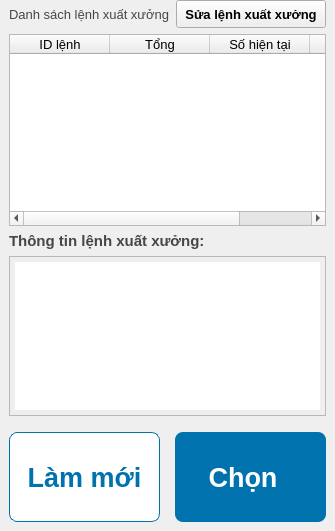
          <widget class="QWidget" name="page_10">
           <layout class="QVBoxLayout" name="verticalLayout_15">
            <property name="spacing">
             <number>6</number>
            </property>
            <property name="leftMargin">
             <number>9</number>
            </property>
            <property name="topMargin">
             <number>0</number>
            </property>
            <property name="rightMargin">
             <number>9</number>
            </property>
            <property name="bottomMargin">
             <number>9</number>
            </property>
            <item>
             <widget class="QFrame" name="frame_11">
              <property name="frameShape">
               <enum>QFrame::NoFrame</enum>
              </property>
              <property name="frameShadow">
               <enum>QFrame::Raised</enum>
              </property>
              <layout class="QVBoxLayout" name="verticalLayout_13">
               <property name="leftMargin">
                <number>0</number>
               </property>
               <property name="topMargin">
                <number>0</number>
               </property>
               <property name="rightMargin">
                <number>0</number>
               </property>
               <property name="bottomMargin">
                <number>0</number>
               </property>
               <item>
                <layout class="QHBoxLayout" name="horizontalLayout_25">
                 <item>
                  <widget class="QLabel" name="label_25">
                   <property name="font">
                    <font>
                     <pointsize>10</pointsize>
                    </font>
                   </property>
                   <property name="styleSheet">
                    <string notr="true">color: #464646;</string>
                   </property>
                   <property name="text">
                    <string>Danh sách lệnh xuất xưởng</string>
                   </property>
                  </widget>
                 </item>
                 <item>
                  <widget class="QPushButton" name="btn_repair_ro_2">
                   <property name="minimumSize">
                    <size>
                     <width>150</width>
                     <height>28</height>
                    </size>
                   </property>
                   <property name="maximumSize">
                    <size>
                     <width>150</width>
                     <height>16777215</height>
                    </size>
                   </property>
                   <property name="font">
                    <font>
                     <pointsize>10</pointsize>
                     <weight>75</weight>
                     <bold>true</bold>
                    </font>
                   </property>
                   <property name="styleSheet">
                    <string notr="true">#btn_repair_ro{ border:1 solid #0072AD; border-radius: 5px; background: #FFFFFF; color:#0072AD; padding: 0px 5px; }
#btn_repair_ro:pressed { border-radius: 5px; border:none; background: #216081; color:#FFFFFF ; padding: 0px 5px; }</string>
                   </property>
                   <property name="text">
                    <string>Sửa lệnh xuất xưởng</string>
                   </property>
                  </widget>
                 </item>
                </layout>
               </item>
               <item>
                <widget class="QTableWidget" name="table_releaser_order_2">
                 <property name="font">
                  <font>
                   <pointsize>10</pointsize>
                  </font>
                 </property>
                 <property name="editTriggers">
                  <set>QAbstractItemView::NoEditTriggers</set>
                 </property>
                 <property name="alternatingRowColors">
                  <bool>true</bool>
                 </property>
                 <property name="selectionBehavior">
                  <enum>QAbstractItemView::SelectRows</enum>
                 </property>
                 <attribute name="horizontalHeaderStretchLastSection">
                  <bool>true</bool>
                 </attribute>
                 <attribute name="verticalHeaderVisible">
                  <bool>false</bool>
                 </attribute>
                 <column>
                  <property name="text">
                   <string>ID lệnh</string>
                  </property>
                  <property name="font">
                   <font>
                    <pointsize>10</pointsize>
                   </font>
                  </property>
                 </column>
                 <column>
                  <property name="text">
                   <string>Tổng</string>
                  </property>
                  <property name="font">
                   <font>
                    <pointsize>10</pointsize>
                   </font>
                  </property>
                 </column>
                 <column>
                  <property name="text">
                   <string>Số hiện tại</string>
                  </property>
                  <property name="font">
                   <font>
                    <pointsize>10</pointsize>
                   </font>
                  </property>
                 </column>
                 <column>
                  <property name="text">
                   <string>Trạng thái</string>
                  </property>
                  <property name="font">
                   <font>
                    <pointsize>10</pointsize>
                   </font>
                  </property>
                 </column>
                </widget>
               </item>
               <item>
                <widget class="QLabel" name="label_26">
                 <property name="font">
                  <font>
                   <pointsize>11</pointsize>
                   <weight>75</weight>
                   <bold>true</bold>
                  </font>
                 </property>
                 <property name="styleSheet">
                  <string notr="true">color: #464646;</string>
                 </property>
                 <property name="text">
                  <string>Thông tin lệnh xuất xưởng:</string>
                 </property>
                </widget>
               </item>
               <item>
                <widget class="QTextEdit" name="rtb_detail_ro_2">
                 <property name="minimumSize">
                  <size>
                   <width>0</width>
                   <height>0</height>
                  </size>
                 </property>
                 <property name="maximumSize">
                  <size>
                   <width>16777215</width>
                   <height>160</height>
                  </size>
                 </property>
                 <property name="font">
                  <font>
                   <pointsize>11</pointsize>
                  </font>
                 </property>
                 <property name="styleSheet">
                  <string notr="true">color:#464646;
padding: 5px 5px;
</string>
                 </property>
                 <property name="readOnly">
                  <bool>true</bool>
                 </property>
                 <property name="html">
                  <string>&lt;!DOCTYPE HTML PUBLIC &quot;-//W3C//DTD HTML 4.0//EN&quot; &quot;http://www.w3.org/TR/REC-html40/strict.dtd&quot;&gt;
&lt;html&gt;&lt;head&gt;&lt;meta name=&quot;qrichtext&quot; content=&quot;1&quot; /&gt;&lt;style type=&quot;text/css&quot;&gt;
p, li { white-space: pre-wrap; }
&lt;/style&gt;&lt;/head&gt;&lt;body style=&quot; font-family:'MS Shell Dlg 2'; font-size:11pt; font-weight:400; font-style:normal;&quot;&gt;
&lt;p style=&quot;-qt-paragraph-type:empty; margin-top:0px; margin-bottom:0px; margin-left:0px; margin-right:0px; -qt-block-indent:0; text-indent:0px;&quot;&gt;&lt;br /&gt;&lt;/p&gt;&lt;/body&gt;&lt;/html&gt;</string>
                 </property>
                </widget>
               </item>
               <item>
                <layout class="QHBoxLayout" name="horizontalLayout_26">
                 <property name="spacing">
                  <number>15</number>
                 </property>
                 <property name="topMargin">
                  <number>10</number>
                 </property>
                 <item>
                  <widget class="QPushButton" name="btn_refresh_format_orders">
                   <property name="sizePolicy">
                    <sizepolicy hsizetype="Preferred" vsizetype="Preferred">
                     <horstretch>0</horstretch>
                     <verstretch>0</verstretch>
                    </sizepolicy>
                   </property>
                   <property name="minimumSize">
                    <size>
                     <width>0</width>
                     <height>90</height>
                    </size>
                   </property>
                   <property name="maximumSize">
                    <size>
                     <width>16777215</width>
                     <height>90</height>
                    </size>
                   </property>
                   <property name="font">
                    <font>
                     <family>Arial</family>
                     <pointsize>20</pointsize>
                     <weight>75</weight>
                     <italic>false</italic>
                     <bold>true</bold>
                    </font>
                   </property>
                   <property name="styleSheet">
                    <string notr="true">#btn_refresh_format_orders{ border:1 solid #0072AD; border-radius: 8px; background: #FFFFFF; color:#0072AD; padding: 0px 5px; }
#btn_refresh_format_orders:pressed { border-radius: 8px; border:none; background: #216081; color:#FFFFFF ; padding: 0px 5px; }</string>
                   </property>
                   <property name="text">
                    <string>Làm mới</string>
                   </property>
                   <property name="iconSize">
                    <size>
                     <width>40</width>
                     <height>40</height>
                    </size>
                   </property>
                  </widget>
                 </item>
                 <item>
                  <widget class="QPushButton" name="btn_format_select">
                   <property name="sizePolicy">
                    <sizepolicy hsizetype="Preferred" vsizetype="Preferred">
                     <horstretch>0</horstretch>
                     <verstretch>0</verstretch>
                    </sizepolicy>
                   </property>
                   <property name="minimumSize">
                    <size>
                     <width>0</width>
                     <height>90</height>
                    </size>
                   </property>
                   <property name="maximumSize">
                    <size>
                     <width>16777215</width>
                     <height>90</height>
                    </size>
                   </property>
                   <property name="sizeIncrement">
                    <size>
                     <width>0</width>
                     <height>0</height>
                    </size>
                   </property>
                   <property name="baseSize">
                    <size>
                     <width>0</width>
                     <height>0</height>
                    </size>
                   </property>
                   <property name="font">
                    <font>
                     <family>Arial</family>
                     <pointsize>20</pointsize>
                     <weight>75</weight>
                     <italic>false</italic>
                     <bold>true</bold>
                    </font>
                   </property>
                   <property name="layoutDirection">
                    <enum>Qt::RightToLeft</enum>
                   </property>
                   <property name="autoFillBackground">
                    <bool>false</bool>
                   </property>
                   <property name="styleSheet">
                    <string notr="true">#btn_format_select{
	border:none;
	border-radius: 8px;
	background: #0072AD;
	color:#FFFFFF;
	padding: 0px 5px;
}
#btn_format_select:pressed
{
	border-radius: 8px;
	border:none;
	background: #216081;
 	color:#FFFFFF ;
	padding: 0px 5px;
}</string>
                   </property>
                   <property name="text">
                    <string>Chọn  </string>
                   </property>
                   <property name="icon">
                    <iconset resource="Image.qrc">
                     <normaloff>:/newPrefix/image/icon_start.png</normaloff>:/newPrefix/image/icon_start.png</iconset>
                   </property>
                   <property name="iconSize">
                    <size>
                     <width>40</width>
                     <height>40</height>
                    </size>
                   </property>
                   <property name="checkable">
                    <bool>false</bool>
                   </property>
                   <property name="autoRepeat">
                    <bool>false</bool>
                   </property>
                   <property name="flat">
                    <bool>false</bool>
                   </property>
                  </widget>
                 </item>
                </layout>
               </item>
              </layout>
             </widget>
            </item>
           </layout>
          </widget>
